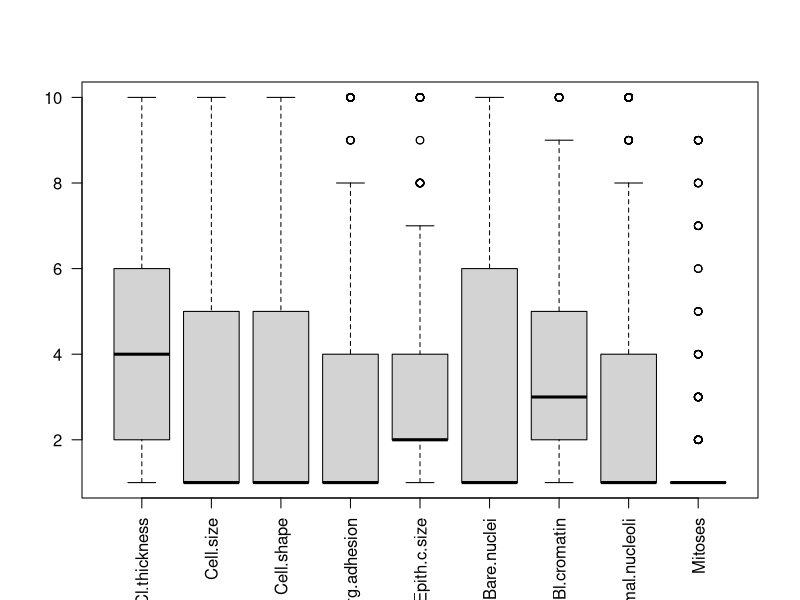
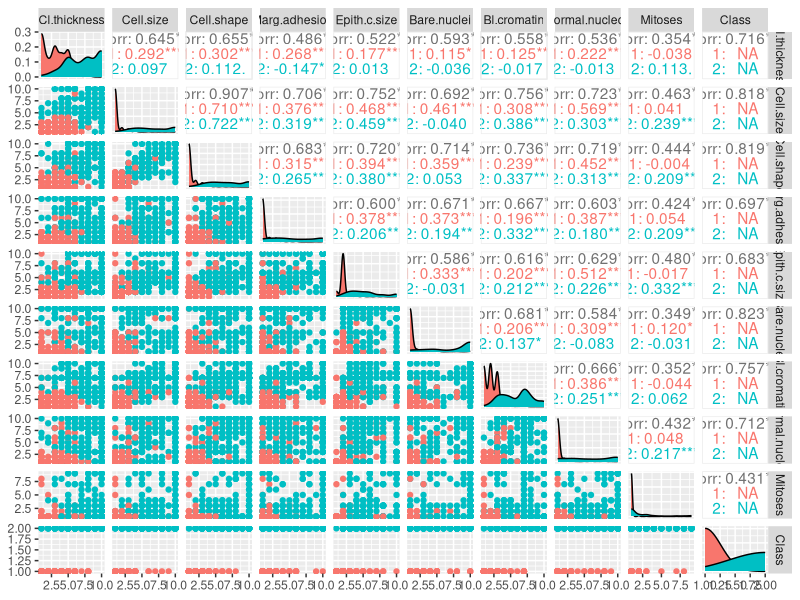
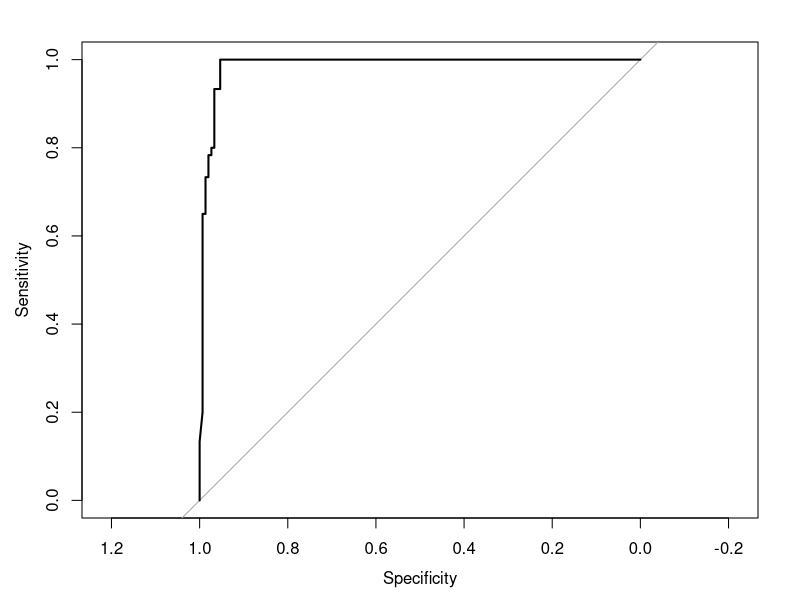

The R script that drew these images, in order:
## ---- chunk 1
library(mlbench)
library(ggplot2)
library(GGally)
library(car)
library(dplyr)
library(randomForest)
library(pROC)
library(party)
data(BreastCancer)

# Check the structure of the dataset
str(BreastCancer)

## ---- chunk 2

sapply(BreastCancer,function(x)sum(is.na(x)))
## ---- chunk 3
boxplot(BreastCancer[, -c(1,11)], las = 2, notch = F)
## ---- chunk 4
ggpairs(BreastCancer[,-1] %>% dplyr::mutate_all(as.numeric), mapping = ggplot2::aes(colour = as.factor(Class)), progress = FALSE)
## ---- chunk 5

# Compute variance inflation factors (VIF)
vif(lm(Class ~ ., data = BreastCancer[, -1]%>% dplyr::mutate_all(as.numeric)))

## ---- chunk 6
# Set seed for reproducibility
set.seed(123)

# Split the data into training and test sets
training_rows <- sample(1:nrow(BreastCancer), 0.7*nrow(BreastCancer))
training_set <- BreastCancer[training_rows, -1]
test_set <- BreastCancer[-training_rows,-1 ]

# Train the model
 rf_model <- cforest(Class ~ ., data = training_set, controls=cforest_unbiased(ntree=5, mtry=3))

# Print the model
rf_model

## ---- chunk 7
# Make predictions on the test data
predictions <- predict(rf_model, newdata = test_set)

# Print confusion matrix
table(observed = test_set$Class, predicted = predictions)

## ---- chunk 8

pred_prob <- predict(rf_model, newdata = test_set, type = "prob")
pred_prob <- sapply(pred_prob, `[[`, 2)
roc_obj <- roc(test_set$Class, pred_prob)

cat("AUC: ", auc(roc_obj), "\n")

## ---- chunk 9
plot(roc_obj)
## ---- chunk 10
# Load necessary library
library(caret)

# Define training control
train_control <- trainControl(method = "cv", number = 10)

# Train the model using cross-validation
rf_model2 <- train(Class ~ ., data = BreastCancer[,-1] %>% na.omit(), trControl = train_control, method = "rf")

# Print the model
print(rf_model2)


## ---- chunk 11
# Get variable importance
varimp(rf_model)
